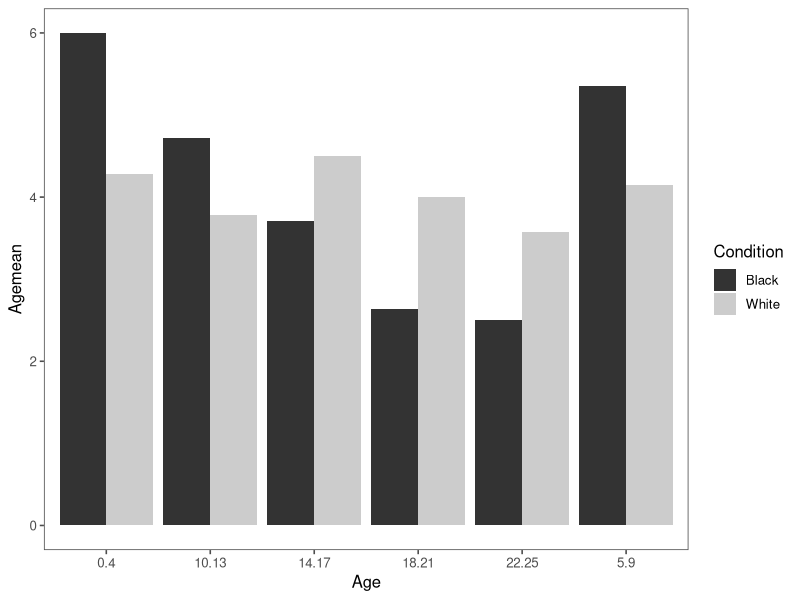

Reproduce this figure in R.
## ---- chunk 1
library(tidyverse)
library(ggthemes)
## ---- chunk 2
GoffData = read.csv("../data/Pilot B Data_Edit .csv")
## ---- chunk 3
qns_to_rev_code = c("care for themselves","danger to other", "danger to themselves")

FinalGoff = GoffData %>%
  gather(Question, Response, 3:86) %>%
   filter(Duration > 200) %>% #filters out participants who spent less than 200 seconds on the task 
  mutate(QuestionType = str_extract(Question, "protection|need.care|care.for.themselves|danger.to.others|danger.to.themselves|cute|innocent")) %>% 
  mutate(Condition = str_extract(Question, "Black|White")) %>% 
  mutate(Age = str_extract(Question, "0.4|5.9|10.13|14.17|18.21|22.25")) %>%
   na.omit() %>%
  mutate(Response = as.numeric(Response)) %>%
   mutate(Response = ifelse(
     # is the question type in the reverse code list?
     QuestionType %in% qns_to_rev_code,
     # if so, reverse code
     8-Response,
     # otherwise, keep it the same
     Response))
 
## ---- chunk 4
# This gives us the means by participant 
SubIDGoffAgeMean = FinalGoff %>%
  # First we want 6*N numbers, 6 per participant
  # If it's the individual, we don't need to group by
  # condition, because this is a between Ss design.
  # But we could, it wouldn't hurt.
  group_by(SubID, Condition, Age) %>%
  # What we want is the mean response.
  summarise(Agemean = (mean(Response)))

# # Get sample means (commented out, we don't need this)
# # In the end, we want 12 numbers
# # For each condition, for each age range, we want one
# # number that represents what particpants tend to 
# # answer (regardless of question type)
# GoffAgeMean = SubIDGoffAgeMean %>%
#   group_by(Condition, Age) %>%
#    summarise(Agemean = (mean(Agemean)))

# Plot
SubIDGoffAgeMean %>%
  ggplot(aes(x = Age, y = Agemean, fill = Condition)) + 
  stat_summary(fun.y = mean, geom = "bar", position = "dodge") +
  stat_summary(fun.data = mean_cl_boot, geom = "errorbar",
               # This tells ggplot to separate the errorbars by one unit.
               # We don't need to do this for the bars because the bars have
               # nonzero width.
               position = position_dodge(1), width = 0) +
  theme_few() +
  # scale_fill_brewer(type="qual", palette = 3)
  scale_fill_grey()

# There are 7 t-test one for each age group.
# Each t test compares exactly two sets of numbers.

# Bonferroni Correction
# there are 7 hypotheses (6 age groups and the aggregate)
# so instead of using a p-value threshold of alpha = 0.05,
# we will instead use a threshold of (alpha / m) = (0.05 / 7)
corrected_alpha = .05/6

#Aggregate t.test
t.test(Agemean ~ Condition, 
       data = SubIDGoffAgeMean)   

#0-4 t.test
SubIDGoffAgeMean %>%
  filter(Age == "0.4") %>%
  t.test(Agemean ~ Condition, 
       data = .)  

#5-9 t.test
SubIDGoffAgeMean %>%
  filter(Age == "5.9") %>%
  t.test(Agemean ~ Condition, 
       data = .) 

#10-13 t.test
SubIDGoffAgeMean %>%
  filter(Age == "10.13") %>%
  t.test(Agemean ~ Condition, 
       data = .) 

#"14-17" t.test
SubIDGoffAgeMean %>%
  filter(Age == "14.17") %>%
  t.test(Agemean ~ Condition, 
       data = .)

#18-21 t.test
SubIDGoffAgeMean %>%
  filter(Age == "18.21") %>%
  t.test(Agemean ~ Condition, 
       data = .)

#22-25 t.test
SubIDGoffAgeMean %>%
  filter(Age == "22.25") %>%
  t.test(Agemean ~ Condition, 
       data = .)
